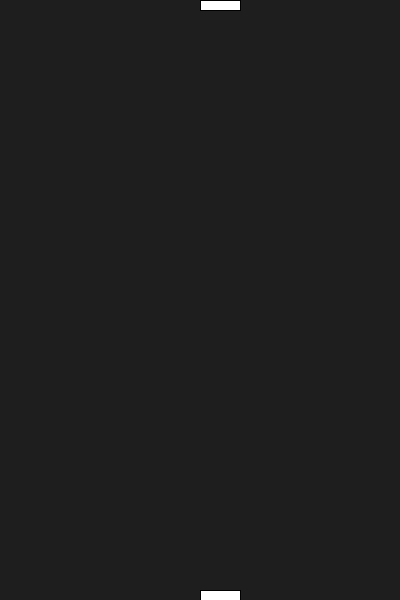
Frame 1 (no input)
Frame 60 (the mouse pressed at the canvas centre just before this capture): identical to frame 1, image omitted
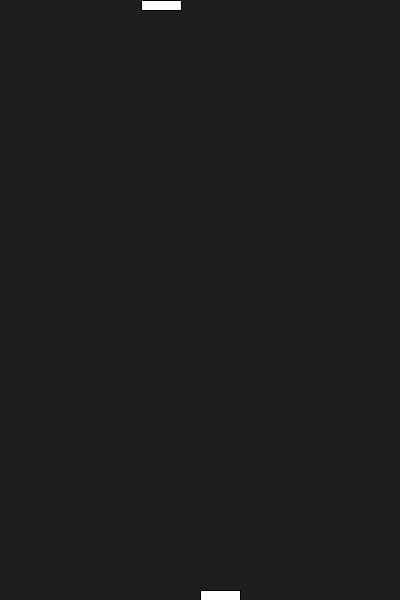
Frame 120 (the mouse held since frame 60 and released just before this capture)

The Processing sketch that drew these frames (run headless with seeded random() and noise(); from frame 60 on, the mouse is pressed at the canvas centre):

// Processing sketch: Paletas2
// ── Paletas2.pde
int pal1;
int pal2;

void setup() {
  size (400, 600);
  pal1 = 200;
  pal2 = 200;
}

void draw() {
  background (30);
  rect(pal1, 590, 40, 10);
  rect(pal2, 0, 40, 10);

  //movimiento de paletas
  if (mousePressed) {   
    if (mouseY>300) {  //parte inferior de la pantalla
      if (mouseX>200) {
        pal1 ++;
      } else {
        pal1 --;
      }
    } else { //parte superior de la pantalla
      if (mouseX>200) {
        pal2 ++;
      } else {
        pal2 --;
      }
    }
  }
}
